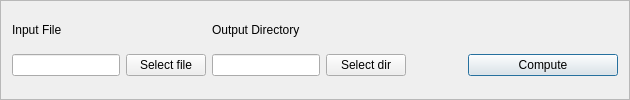
     <widget class="QFrame" name="bottomFrame">
      <property name="sizePolicy">
       <sizepolicy hsizetype="Preferred" vsizetype="Maximum">
        <horstretch>0</horstretch>
        <verstretch>0</verstretch>
       </sizepolicy>
      </property>
      <property name="minimumSize">
       <size>
        <width>0</width>
        <height>0</height>
       </size>
      </property>
      <property name="cursor">
       <cursorShape>PointingHandCursor</cursorShape>
      </property>
      <property name="styleSheet">
       <string notr="true"/>
      </property>
      <property name="frameShape">
       <enum>QFrame::StyledPanel</enum>
      </property>
      <property name="frameShadow">
       <enum>QFrame::Raised</enum>
      </property>
      <layout class="QGridLayout" name="gridLayout_2">
       <item row="0" column="2">
        <widget class="QLabel" name="output_dir_lbl">
         <property name="sizePolicy">
          <sizepolicy hsizetype="Preferred" vsizetype="Maximum">
           <horstretch>0</horstretch>
           <verstretch>0</verstretch>
          </sizepolicy>
         </property>
         <property name="styleSheet">
          <string notr="true">margin:0px;</string>
         </property>
         <property name="text">
          <string>Output Directory</string>
         </property>
        </widget>
       </item>
       <item row="0" column="0">
        <widget class="QLabel" name="input_file_lbl">
         <property name="sizePolicy">
          <sizepolicy hsizetype="Preferred" vsizetype="Maximum">
           <horstretch>0</horstretch>
           <verstretch>0</verstretch>
          </sizepolicy>
         </property>
         <property name="text">
          <string>Input File</string>
         </property>
        </widget>
       </item>
       <item row="1" column="0">
        <widget class="QLineEdit" name="input_file_in"/>
       </item>
       <item row="1" column="2">
        <widget class="QLineEdit" name="output_dir_in"/>
       </item>
       <item row="1" column="3">
        <widget class="QPushButton" name="output_dir_btn">
         <property name="text">
          <string>Select dir</string>
         </property>
        </widget>
       </item>
       <item row="1" column="1">
        <widget class="QPushButton" name="input_file_btn">
         <property name="text">
          <string>Select file</string>
         </property>
        </widget>
       </item>
       <item row="1" column="6" colspan="2">
        <widget class="QPushButton" name="compute_btn">
         <property name="sizePolicy">
          <sizepolicy hsizetype="Minimum" vsizetype="Maximum">
           <horstretch>0</horstretch>
           <verstretch>0</verstretch>
          </sizepolicy>
         </property>
         <property name="minimumSize">
          <size>
           <width>150</width>
           <height>0</height>
          </size>
         </property>
         <property name="baseSize">
          <size>
           <width>0</width>
           <height>0</height>
          </size>
         </property>
         <property name="font">
          <font>
           <pointsize>9</pointsize>
           <bold>false</bold>
          </font>
         </property>
         <property name="text">
          <string>Compute</string>
         </property>
         <property name="default">
          <bool>true</bool>
         </property>
         <property name="flat">
          <bool>false</bool>
         </property>
        </widget>
       </item>
       <item row="1" column="4" colspan="2">
        <spacer name="horizontalSpacer">
         <property name="orientation">
          <enum>Qt::Horizontal</enum>
         </property>
         <property name="sizeType">
          <enum>QSizePolicy::Minimum</enum>
         </property>
         <property name="sizeHint" stdset="0">
          <size>
           <width>50</width>
           <height>1</height>
          </size>
         </property>
        </spacer>
       </item>
      </layout>
     </widget>
